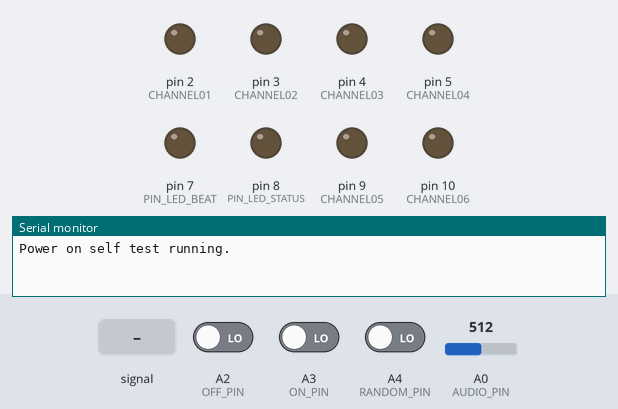
A sketch run on a simulated Arduino Mega 2560, built with avr-gcc and run on an emulated ATmega2560. Parts: output pins drawn as LEDs (lit = HIGH), the last lines printed to the serial monitor. Inputs (shaded band) come from the test bench; at power-on: A2 (OFF_PIN) LOW, A3 (ON_PIN) LOW, A4 (RANDOM_PIN) LOW, A0 (AUDIO_PIN) = 512. Random numbers use the default seed unless the sketch sets one.

Above: at 1.8 s.
1.9 s: A2 (OFF_PIN) driven HIGH
At 4.0 s:
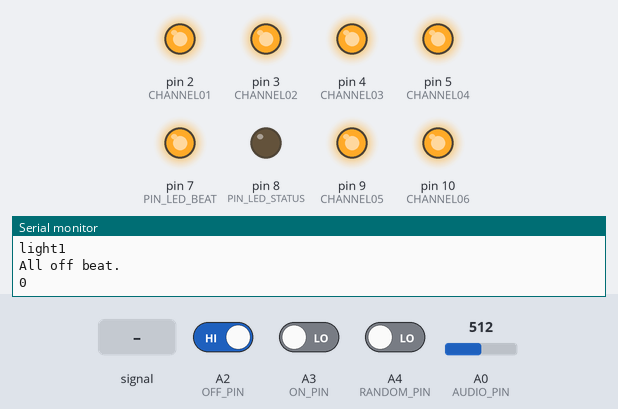
4.9 s: A3 (ON_PIN) driven HIGH
At 5.7 s:
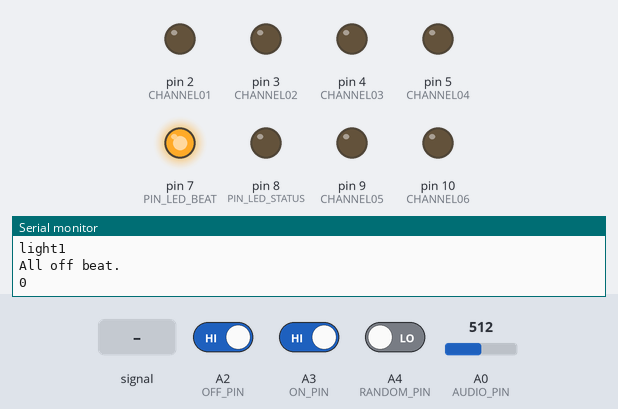
6.4 s: A4 (RANDOM_PIN) driven HIGH
At 6.9 s:
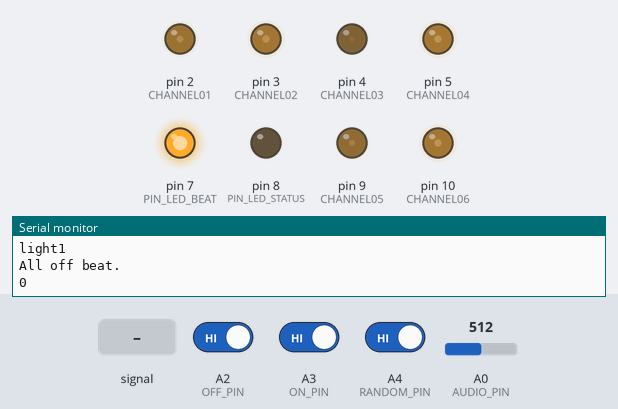
7.9 s: A0 (AUDIO_PIN) fed a 200 Hz sine of ±81 counts around its level
At 8.6 s:
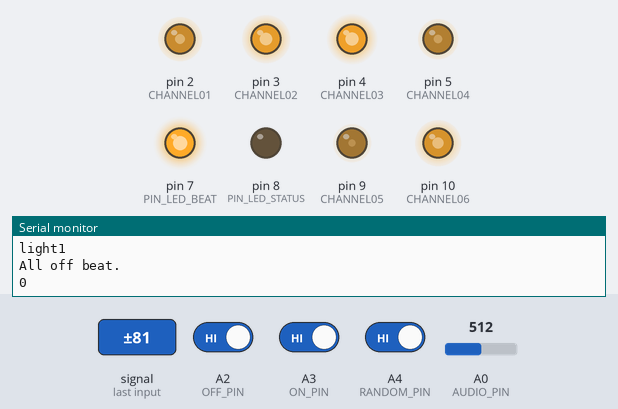
10.9 s: A0 (AUDIO_PIN) set to 716
12.4 s: A0 (AUDIO_PIN) set to 0
At 13.87 s:
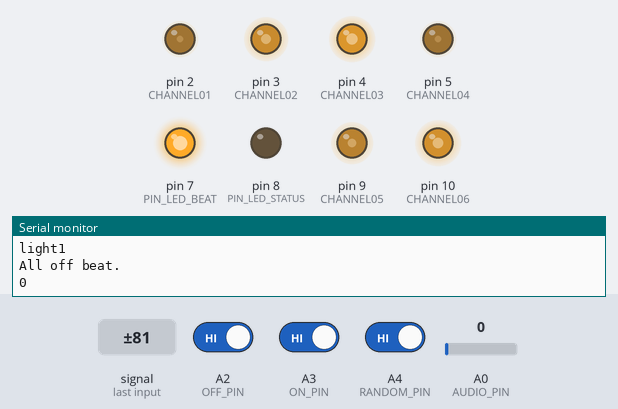
Timing chart, 0 to 18.2 s (numbered marks = the images above; inputs shaded):
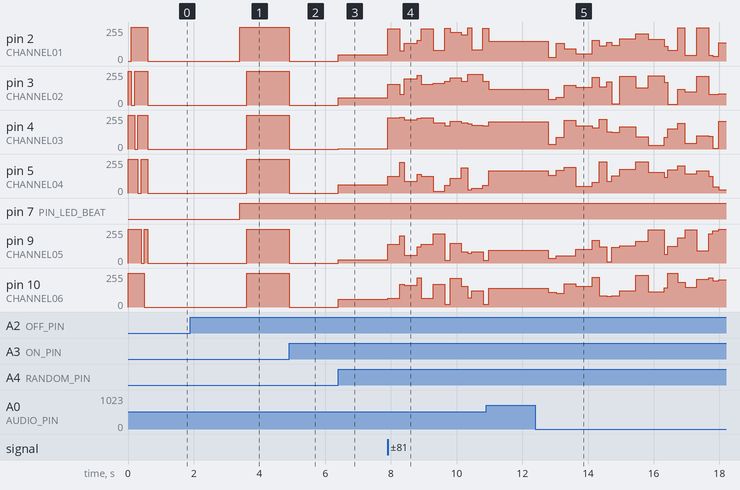

The sketch:

Merry_Christmas.ino
```cpp
#define CHANNEL01  2
#define CHANNEL02  3
#define CHANNEL03  4
#define CHANNEL04  5
#define CHANNEL05  9
#define CHANNEL06  10

#define RANDOM_PIN A4
#define ON_PIN A3
#define OFF_PIN A2

#define AUDIO_PIN A0
#define RANDOM_MODE_PINOUT 53
#define RANDOM_MODE_SPEED 500
#define PIN_BUTTON  6
#define PIN_LED_BEAT  7
#define PIN_LED_STATUS  8

void light1();
void light2();
void light3();
void light4();
void light5();
void light6();
void none();
void allOnBeat();
void allOffBeat();
boolean inArray(int array[], int element, int arraySize);


// Channel Setup
int channels[] = {CHANNEL01, CHANNEL02, CHANNEL03, CHANNEL04, CHANNEL05, CHANNEL06};
#define CHANNEL_COUNT 6

// BPM Setup
unsigned int bpm = 284;
unsigned int MS_per_beat = 0;

// Counters
uint8_t section = 0;
uint8_t beatCounter = 0;
uint8_t volumeCouter = 0;

// Defaults
uint8_t volume;
uint8_t sectionLength;
bool ended = false;
bool musicStarted = false;

// Section Arrays
int chorus_a_sections[3] = {0, 9, 10};
int chorus_b_sections[7] = {1, 2, 4, 5, 6, 7, 12};
int chorus_c_sections[1] = {11};
int verse_sections[2] = {3, 8};
int last_sections[1] = {13};

// Light Sequences
typedef void (*LightSequences) ();
LightSequences chor_a[48] = {light1,none,light2,none,light3,none,allOnBeat,none,allOnBeat,none,allOnBeat,none,light3,none,light2,none,light1,none,allOnBeat,none,allOnBeat,none,allOnBeat,none,light2,none,light3,none,light4,none,allOnBeat,none,allOnBeat,none,light1,light2,light3,none,light4,none,allOnBeat,none,allOnBeat,none,none,none,none,none};
LightSequences chor_b[48] = {light2,none,light3,light4,light5,light6,allOnBeat,none,allOnBeat,none,allOnBeat,none,light3,none,light6,light1,light4,light5,allOnBeat,none,allOnBeat,none,allOnBeat,none,light6,none,light3,light4,light5,light6,allOnBeat,none,allOnBeat,none,light1,light2,light6,none,light4,none,allOnBeat,none,allOnBeat,none,none,none,none,none};
LightSequences chor_c[54] = {light2,none,light3,light4,light5,light6,allOnBeat,none,allOnBeat,none,allOnBeat,none,light3,none,light2,light1,light4,light5,allOnBeat,none,allOnBeat,none,allOnBeat,none,light2,none,light3,light4,light5,light6,allOnBeat,none,allOnBeat,none,light1,light2,light3,none,light4,none,allOnBeat,none,allOnBeat,none,none,none,none,none,none,none,none,none,none,none};
LightSequences ver[48] = {light2,none,light3,none,light4,none,allOnBeat,none,allOnBeat,none,allOnBeat,none,light3,none,light2,none,light4,none,allOnBeat,none,allOnBeat,none,light1,none,light2,none,light3,none,light4,none,light5,none,light6,none,light1,light2,light3,none,light4,none,allOnBeat,none,allOnBeat,none,none,none,none,none};
LightSequences last[52] = {light2,light1,light3,light5,light4,light6,allOnBeat,light3,light4,light2,light1,allOnBeat,light3,light1,light2,light5,light4,light6,light1,light2,light3,light4,light1,light5,light2,light6,light3,light1,light4,light2,light5,light3,light6,light4,light1,light2,light3,light1,light4,light6,allOnBeat,light3,light5,allOnBeat,light1,allOnBeat,light2,allOnBeat,light1,allOnBeat,light2,allOnBeat};


void setup() {
  unsigned int ms_per_minute = 1000 * 60;
  MS_per_beat = ms_per_minute / bpm;

  pinMode(PIN_LED_STATUS, OUTPUT);
  pinMode(PIN_LED_BEAT, OUTPUT);

  pinMode(CHANNEL01, OUTPUT);
  pinMode(CHANNEL02, OUTPUT);
  pinMode(CHANNEL03, OUTPUT);
  pinMode(CHANNEL04, OUTPUT);
  pinMode(CHANNEL05, OUTPUT);
  pinMode(CHANNEL06, OUTPUT);

  pinMode(RANDOM_PIN, INPUT);
  pinMode(ON_PIN, INPUT);
  pinMode(OFF_PIN, INPUT);
  pinMode(AUDIO_PIN, INPUT);

  Serial.begin(9600);

  turnLightsOff();
  powerOnSelfTest();

}

void loop() {
  if (digitalRead(RANDOM_PIN) == HIGH) {
    resetCounters();
    doRandomLightsWithDelay();
  } else if (digitalRead(ON_PIN) == HIGH) {
    resetCounters();
    allOn();
  } else if (digitalRead(OFF_PIN) == HIGH) {
    resetCounters();
    allOff();
  } else {
    doMusic();
  }
}

void doMusic() {
  volume = analogRead(AUDIO_PIN);

  if (!musicStarted && section == 0 && beatCounter == 0) {
    (volume < 50) ? volumeCouter++ : (volumeCouter = 0);
    if (volumeCouter > 20) {
      ended = false;
      musicStarted = true;
      volumeCouter = 0;
      delay(2800);
    }
  }
  if (ended) {
    return;
  }
  if (musicStarted) {
    sectionLength = 47;

    digitalWrite(PIN_LED_BEAT, digitalRead(PIN_LED_BEAT) != HIGH);

    if (inArray(chorus_a_sections, section, 3)) {
      chor_a[beatCounter]();
    }
    if (inArray(chorus_b_sections, section, 7)) {
      chor_a[beatCounter]();
    }
    if (inArray(chorus_c_sections, section, 1)) {
      sectionLength = 53;
      chor_c[beatCounter]();
    }
    if (inArray(verse_sections, section, 2)) {
      ver[beatCounter]();
    }
    if (inArray(last_sections, section, 1)) {
      sectionLength = 51;
      last[beatCounter]();
    }
    Serial.println(section);
    if (section == 13 && beatCounter == sectionLength) {
      resetCounters();
    }
    if (beatCounter == sectionLength) {
      beatCounter = 0;
      section++;
    } else {
      beatCounter++;
    }


    delay(MS_per_beat);
  }
}

void doRandomLights() {
  unsigned int ms_per_minute = 1000 * 60;
  MS_per_beat = ms_per_minute / bpm;

  randomSeed(analogRead(0));
  for (int channelIndex = 0; channelIndex < CHANNEL_COUNT; channelIndex++) {
    int randNumber = random(255);
    randNumber = map(randNumber, 0, 255, 255, 0);
    analogWrite(channels[channelIndex], randNumber);
  }
  delay(MS_per_beat);
}

void doRandomLightsWithDelay() {
  randomSeed(analogRead(0));
  for (int channelIndex = 0; channelIndex < CHANNEL_COUNT; channelIndex++) {
    int randNumber = random(255);
    randNumber = map(randNumber, 0, 255, 255, 0);
    analogWrite(channels[channelIndex], randNumber);
  }
  delay(random(100, RANDOM_MODE_SPEED));
}

void allOn() {
  for (int channelIndex = 0; channelIndex < CHANNEL_COUNT; channelIndex++) {
    analogWrite(channels[channelIndex], 0);
  }
}

void allOff() {
  for (int channelIndex = 0; channelIndex < CHANNEL_COUNT; channelIndex++) {
    analogWrite(channels[channelIndex], 255);
  }
}

void powerOnSelfTest() {
  Serial.println("Power on self test running.");
  for (int channelIndex = 0; channelIndex < CHANNEL_COUNT; channelIndex++) {
    analogWrite(channels[channelIndex], 0); // turn on one channel at a time
    delay(100);
    analogWrite(channels[channelIndex], 255);
  }
  allOn();
}

void turnLightsOff() {
  for (int channelIndex = 0; channelIndex < CHANNEL_COUNT; channelIndex++) {
    analogWrite(channels[channelIndex], 255);
  }
}

void light1() {
  Serial.println("light1");
  allOffBeat();
  digitalWrite(channels[0], HIGH);
}

void light2() {
  Serial.println("light2");
  allOffBeat();
  digitalWrite(channels[1], HIGH);
}

void light3() {
  Serial.println("light3");
  allOffBeat();
  digitalWrite(channels[2], HIGH);
}

void light4() {
  Serial.println("light4");
  allOffBeat();
  digitalWrite(channels[3], HIGH);
}

void light5() {
  Serial.println("light5");
  allOffBeat();
  digitalWrite(channels[4], HIGH);
}

void light6() {
  Serial.println("light6");
  allOffBeat();
  digitalWrite(channels[5], HIGH);
}

void allOnBeat() {
  allOffBeat();
  Serial.println("All on beat.");
  digitalWrite(channels[4], HIGH);

}

void allOffBeat() {
  Serial.println("All off beat.");
  digitalWrite(channels[0], LOW);
  digitalWrite(channels[1], LOW);
  digitalWrite(channels[2], LOW);
  digitalWrite(channels[3], LOW);
  digitalWrite(channels[4], LOW);
  digitalWrite(channels[5], LOW);
}

void none() {
  Serial.println("None.");
  digitalWrite(channels[0], LOW);
  digitalWrite(channels[1], LOW);
  digitalWrite(channels[2], LOW);
  digitalWrite(channels[3], LOW);
  digitalWrite(channels[4], LOW);
  digitalWrite(channels[5], LOW);
}

boolean inArray(int array[], int element, int arraySize) {
  for (int i = 0; i < arraySize; i++) {
    if (array[i] == element) {
      return true;
    }
  }
  return false;
}

void resetCounters() {
  ended = true;
  sectionLength = 47;
  musicStarted = false;
  volumeCouter = 0;
  beatCounter = 0;
  section = 0;
}
```

Measured:
- after the input at 1.9 s, pin 5 (CHANNEL04), pin 10 (CHANNEL06): 0/255 → 255/255 after 1.7 s
- after the input at 4.9 s, pin 2 (CHANNEL01), pin 3 (CHANNEL02), pin 4 (CHANNEL03), pin 5 (CHANNEL04), pin 9 (CHANNEL05), pin 10 (CHANNEL06): 255/255 → 0/255 at once
- after the input at 6.4 s, pin 2 (CHANNEL01): 0/255 → 46/255 at once; pin 3 (CHANNEL02): 0/255 → 56/255 at once; pin 4 (CHANNEL03): 0/255 → 1/255 at once; pin 5 (CHANNEL04): 0/255 → 62/255 at once; pin 9 (CHANNEL05): 0/255 → 24/255 at once
